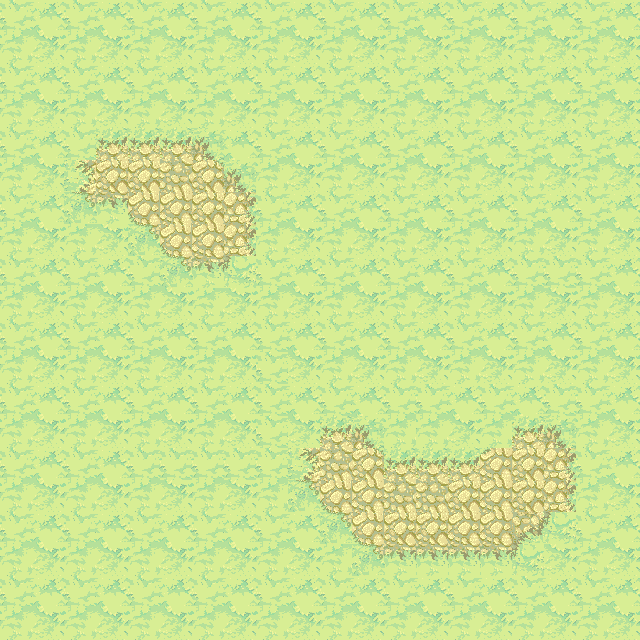

A 2D game scene composited from a Tiled map and its tileset images. What follows is a short description and the map's XML, with each tile layer's data collapsed to a summary:
An orthogonal 20x20 tile map with 32x32 px tiles, 1 tile layer (background), 1 hidden layer not drawn, 6 tilesets.

<map version="1.0" orientation="orthogonal" renderorder="right-down" width="20" height="20" tilewidth="32" tileheight="32" nextobjectid="16">
 <tileset firstgid="1" name="ObjectLayer" tilewidth="32" tileheight="32" tilecount="84" columns="14">
  <image source="ObjectLayer.png" width="477" height="219" />
 </tileset>
 <tileset firstgid="85" name="ground_tiles" tilewidth="32" tileheight="32" tilecount="441" columns="21">
  <image source="ground_tiles.png" width="672" height="701" />
  <terraintypes>
   <terrain name="pradera" tile="43" />
   <terrain name="tierra" tile="106" />
   <terrain name="agua" tile="191" />
   <terrain name="piedra" tile="67" />
   <terrain name="mancha tierra" tile="34" />
   <terrain name="mancha gris" tile="99" />
   <terrain name="piedra marron" tile="274" />
  </terraintypes>
  <tile id="12" terrain="1,1,1,4" />
  <tile id="13" terrain="1,1,4,4" />
  <tile id="14" terrain="1,1,4,1" />
  <tile id="15" terrain="4,4,4,1" />
  <tile id="16" terrain="4,4,1,4" />
  <tile id="33" terrain="1,4,1,4" />
  <tile id="34" terrain="4,4,4,4" />
  <tile id="35" terrain="4,1,4,1" />
  <tile id="36" terrain="4,1,4,4" />
  <tile id="37" terrain="1,4,4,4" />
  <tile id="43" terrain="0,0,0,0" />
  <tile id="44" terrain="0,0,0,0" />
  <tile id="54" terrain="1,4,1,1" />
  <tile id="55" terrain="4,4,1,1" />
  <tile id="56" terrain="4,1,1,1" />
  <tile id="64" terrain="0,0,0,0" />
  <tile id="65" terrain="0,0,0,0" />
  <tile id="67" terrain="3,3,3,3" />
  <tile id="72" terrain="0,0,0,1" />
  <tile id="73" terrain="0,0,1,0" />
  <tile id="90" terrain="0,0,0,1" />
  <tile id="91" terrain="0,0,1,1" />
  <tile id="92" terrain="0,0,1,0" />
  <tile id="93" terrain="0,1,0,0" />
  <tile id="94" terrain="1,0,0,0" />
  <tile id="96" terrain="1,1,1,5" />
  <tile id="97" terrain="1,1,5,5" />
  <tile id="98" terrain="1,1,5,1" />
  <tile id="106" terrain="1,1,1,1" />
  <tile id="107" terrain="1,1,1,1" />
  <tile id="108" terrain="1,1,1,1" />
  <tile id="111" terrain="0,1,0,1" />
  <tile id="113" terrain="1,0,1,0" />
  <tile id="114" terrain="1,1,1,0" />
  <tile id="115" terrain="1,1,0,1" />
  <tile id="117" terrain="1,5,1,5" />
  <tile id="119" terrain="5,1,5,1" />
  <tile id="120" terrain="1,5,5,1" />
  <tile id="121" terrain="5,1,1,5" />
  <tile id="127" terrain="1,1,1,1" />
  <tile id="128" terrain="1,1,1,1" />
  <tile id="129" terrain="1,1,1,1" />
  <tile id="132" terrain="0,1,0,0" />
  <tile id="133" terrain="1,1,0,0" />
  <tile id="134" terrain="1,0,0,0" />
  <tile id="135" terrain="1,0,1,1" />
  <tile id="136" terrain="0,1,1,1" />
  <tile id="137" terrain=",,2," />
  <tile id="138" terrain="1,5,1,1" />
  <tile id="139" terrain="5,5,1,1" />
  <tile id="140" terrain="5,1,1,1" />
  <tile id="141" terrain="5,1,1,5" />
  <tile id="142" terrain="1,5,5,1" />
  <tile id="148" terrain="1,1,1,1" />
  <tile id="149" terrain="1,1,1,1" />
  <tile id="150" terrain="1,1,1,1" />
  <tile id="158" terrain="2,,," />
  <tile id="174" terrain="0,0,0,2" />
  <tile id="175" terrain="0,0,2,2" />
  <tile id="176" terrain="0,0,2,0" />
  <tile id="177" terrain="0,0,0,0" />
  <tile id="190" terrain="2,2,2,2" />
  <tile id="191" terrain="2,2,2,2" />
  <tile id="192" terrain=",,,3" />
  <tile id="193" terrain=",,3,3" />
  <tile id="194" terrain=",,3," />
  <tile id="195" terrain="0,2,0,2" />
  <tile id="196" terrain="2,2,2,2" />
  <tile id="197" terrain="2,0,2,0" />
  <tile id="198" terrain="0,2,2,2" />
  <tile id="199" terrain="2,0,2,2" />
  <tile id="211" terrain="2,2,2,2" />
  <tile id="212" terrain="2,2,2,2" />
  <tile id="213" terrain=",3,,3" />
  <tile id="214" terrain="2,2,2,2" />
  <tile id="215" terrain="3,,3," />
  <tile id="216" terrain="0,2,0,0" />
  <tile id="217" terrain="2,2,0,0" />
  <tile id="218" terrain="2,0,0,0" />
  <tile id="219" terrain="2,2,0,2" />
  <tile id="220" terrain="2,2,2,0" />
  <tile id="234" terrain=",3,," />
  <tile id="235" terrain="3,3,," />
  <tile id="236" terrain="3,,," />
  <tile id="258" terrain="0,0,0,0" />
  <tile id="259" terrain="0,0,6,6" />
  <tile id="260" terrain="0,0,6,0" />
  <tile id="262" terrain="6,0,6,0" />
  <tile id="274" terrain="6,6,6,6" />
  <tile id="275" terrain="6,6,6,6" />
  <tile id="277" terrain="6,6,6,0" />
  <tile id="278" terrain="0,6,0,6" />
  <tile id="279" terrain="0,6,0,6" />
  <tile id="280" terrain="6,6,6,6" />
  <tile id="281" terrain="6,6,6,0" />
  <tile id="282" terrain="6,6,6,0" />
  <tile id="283" terrain="6,6,0,6" />
  <tile id="295" terrain="6,6,6,6" />
  <tile id="296" terrain="6,6,6,6" />
  <tile id="298" terrain="6,0,6,6" />
  <tile id="299" terrain="0,6,6,6" />
  <tile id="300" terrain="0,6,0,0" />
  <tile id="301" terrain="6,6,0,0" />
  <tile id="302" terrain="6,0,0,0" />
  <tile id="303" terrain="6,0,6,6" />
  <tile id="304" terrain="0,6,6,6" />
 </tileset>
 <tileset firstgid="526" name="Extra_Unfinished4" tilewidth="32" tileheight="32" tilecount="88" columns="11">
  <image source="Extra_Unfinished4.png" width="360" height="266" />
 </tileset>
 <tileset firstgid="614" name="Cliff_tileset" tilewidth="32" tileheight="32" tilecount="240" columns="15">
  <image source="Cliff_tileset.png" width="503" height="518" />
 </tileset>
 <tileset firstgid="854" name="graphics-tiles-waterflow" tilewidth="32" tileheight="32" tilecount="81" columns="9">
  <image source="graphics-tiles-waterflow.png" width="319" height="293" />
 </tileset>
 <tileset firstgid="935" name="meta_tiles" tilewidth="32" tileheight="32" spacing="1" margin="1" tilecount="2" columns="2">
  <image source="meta_tiles.png" width="67" height="34" />
  <tile id="0">
   <properties>
    <property name="colisionable" value="true" />
    <property name="objeto" value="piedra" />
   </properties>
  </tile>
  <tile id="1">
   <properties>
    <property name="colisionable" value="true" />
    <property name="objeto" value="agua" />
   </properties>
  </tile>
 </tileset>
 <layer name="background" width="20" height="20">
  <data>[400 cells, 400 non-empty, 20 distinct tile ids]</data>
 </layer>
 <layer name="meta tiles" width="20" height="20" visible="0">
  <data>[400 cells, 50 non-empty, 1 distinct tile ids]</data>
 </layer>
</map>
